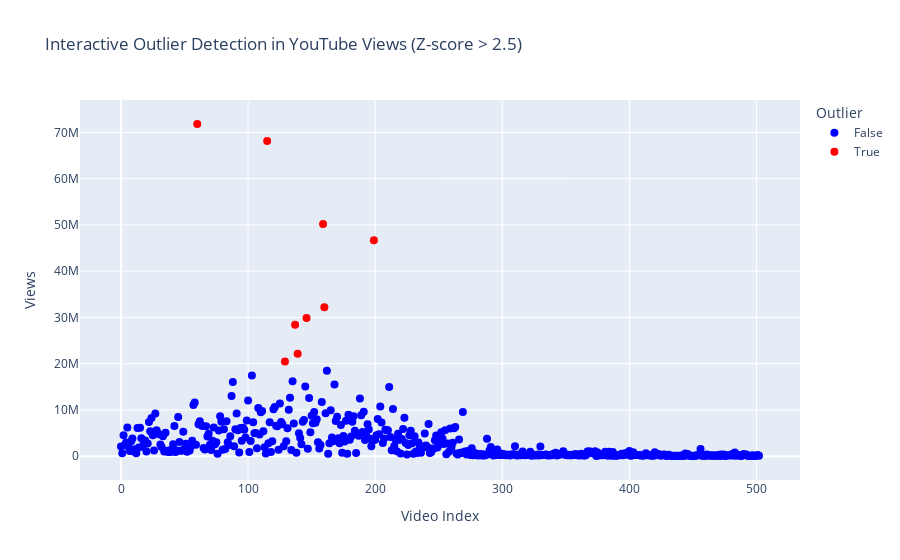

The notebook cell saved with this chart:
### Code cell
import pandas as pd
from scipy.stats import zscore
import plotly.express as px

# Load data
df = pd.read_csv('youtube_channel_data.csv')

# Convert date
df['publishedAt'] = pd.to_datetime(df['publishedAt'], errors='coerce')

# --- 3. Detect outliers (viral videos)
df['zscore_views'] = zscore(df['views'].fillna(0))
outliers = df[df['zscore_views'].abs() > 2.5]
print(f"\nOutlier videos (views > 2.5 std dev): {len(outliers)} found")

# Z-score outlier detection
df['zscore_views'] = zscore(df['views'].fillna(0))
df['is_outlier'] = df['zscore_views'].abs() > 2.5

# Create hover text
df['hover_text'] = (
    'Title: ' + df['title'].astype(str) +
    '<br>Views: ' + df['views'].astype(str) +
    '<br>Likes: ' + df['likes'].astype(str) +
    '<br>Comments: ' + df['comments'].astype(str)
)

# Plot with Plotly
fig = px.scatter(
    df,
    x=df.index,
    y='views',
    color='is_outlier',
    color_discrete_map={True: 'red', False: 'blue'},
    hover_name='title',
    hover_data={
        'views': True,
        'likes': True,
        'comments': True,
        'is_outlier': False,
        'zscore_views': False,
        'hover_text': False
    },
    title='Interactive Outlier Detection in YouTube Views (Z-score > 2.5)',
    labels={'is_outlier': 'Outlier', 'views': 'Views'}
)

fig.update_traces(marker=dict(size=8), hovertemplate=df['hover_text'])
fig.update_layout(legend_title_text='Outlier', xaxis_title='Video Index', yaxis_title='Views')

fig.show()

fig.write_html("outlier_detection_plot.html")

### Figure 1 — Plotly figure (JSON) as saved in the notebook; plotly's stock layout.template omitted (floating-point values rounded to 4 significant figures; data arrays with more than 128 entries replaced by an {"elided": "..."} marker saying what was removed)
{"data": [{"customdata": {"elided": "494x5 mixed values"}, "hovertemplate": {"elided": "503 str values"}, "hovertext": {"elided": "494 str values"}, "legendgroup": "False", "marker": {"color": "blue", "size": 8, "symbol": "circle"}, "mode": "markers", "name": "False", "orientation": "v", "showlegend": true, "type": "scatter", "x": {"elided": "494 int values"}, "xaxis": "x", "y": {"elided": "494 int values"}, "yaxis": "y"}, {"customdata": [[2736251, 2536, true, 10.43, "Title: Will this smoke DYE my DRESS?<br>Views: 71820610<br>Likes: 2736251<br>Comments: 2536.0"], [812126, 1877, true, 9.866, "Title: 4 Halloween Costume Options<br>Views: 68137115<br>Likes: 812126<br>Comments: 1877.0"], [304355, 24669, true, 2.61, "Title: I Bought Every Barbie Dreamhouse EVER<br>Views: 20493662<br>Likes: 304355<br>Comments: 24669.0"], [977512, 3496, true, 3.815, "Title: I bought a POPCORN CLOTHES collection!<br>Views: 28411101<br>Likes: 977512<br>Comments: 3496.0"], [306968, 17637, true, 2.859, "Title: I Bought DISCONTINUED Products from Our Childhood<br>Views: 22134538<br>Likes: 306968<br>Comments: 17637.0"], [1321539, 2021, true, 4.043, "Title: I made LAVA LAMP SHOES<br>Views: 29902369<br>Likes: 1321539<br>Comments: 2021.0"], [1823283, 22280, true, 7.138, "Title: I put A FISH in my CLEAR SHOES<br>Views: 50224206<br>Likes: 1823283<br>Comments: 22280.0"], [968486, 13010, true, 4.394, "Title: I made ORBEEZ SHOES<br>Views: 32209083<br>Likes: 968486<br>Comments: 13010.0"], [2598356, 5347, true, 6.6, "Title: Making Kardashian $7,000 Swarovski Crystal Boots for CHEAP<br>Views: 46694856<br>Likes: 2598356<br>Comments: 5347.0"]], "hovertemplate": {"elided": "503 str values"}, "hovertext": ["Will this smoke DYE my DRESS?", "4 Halloween Costume Options", "I Bought Every Barbie Dreamhouse EVER", "I bought a POPCORN CLOTHES collection!", "I Bought DISCONTINUED Products from Our Childhood", "I made LAVA LAMP SHOES", "I put A FISH in my CLEAR SHOES", "I made ORBEEZ SHOES", "Making Kardashian $7,000 Swarovski Crystal Boots for CHEAP"], "legendgroup": "True", "marker": {"color": "red", "size": 8, "symbol": "circle"}, "mode": "markers", "name": "True", "orientation": "v", "showlegend": true, "type": "scatter", "x": [60, 115, 129, 137, 139, 146, 159, 160, 199], "xaxis": "x", "y": [71820610, 68137115, 20493662, 28411101, 22134538, 29902369, 50224206, 32209083, 46694856], "yaxis": "y"}], "layout": {"legend": {"title": {"text": "Outlier"}, "tracegroupgap": 0}, "title": {"text": "Interactive Outlier Detection in YouTube Views (Z-score > 2.5)"}, "xaxis": {"anchor": "y", "domain": [0, 1], "title": {"text": "Video Index"}}, "yaxis": {"anchor": "x", "domain": [0, 1], "title": {"text": "Views"}}}}
